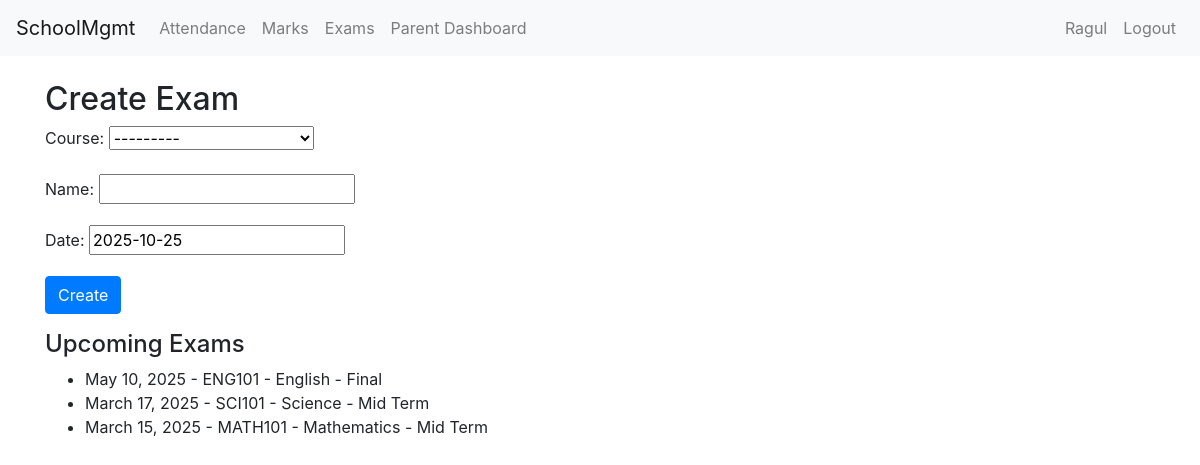
The page /exam/create/ (signed in) on the database its author committed.
### core/models.py (models this page shows, shortened)
class Course(models.Model):
    code = models.CharField(max_length=20, unique=True)
    name = models.CharField(max_length=200)
    teacher = models.ForeignKey(Teacher, on_delete=models.SET_NULL, null=True, blank=True, related_name="courses")
    def __str__(self):
        return f"{self.code} - {self.name}"

class Exam(models.Model):
    course = models.ForeignKey(Course, on_delete=models.CASCADE, related_name="exams")
    name = models.CharField(max_length=200)
    date = models.DateField(default=timezone.now)

### core/views.py (the view)
# urls.py: path("exam/create/", views.exam_create, name="exam_create"),
@login_required
def exam_create(request):
    if request.method == "POST":
        form = ExamForm(request.POST)
        if form.is_valid():
            form.save()
            messages.success(request, "Exam created.")
            return redirect("core:exam_create")
    else:
        form = ExamForm()
    exams = Exam.objects.select_related("course").order_by("-date")[:20]
    return render(request, "core/exam_create.html", {"form": form, "exams": exams})

### core/forms.py
class ExamForm(forms.ModelForm):
    class Meta:
        model = Exam
        fields = ["course", "name", "date"]

### core/templates/core/exam_create.html
{% extends "core/base.html" %}
{% block content %}
<h2>Create Exam</h2>
<form method="post">{% csrf_token %}
  {{ form.as_p }}
  <button class="btn btn-primary">Create</button>
</form>
<h4 class="mt-3">Upcoming Exams</h4>
<ul>
  {% for e in exams %}
    <li>{{ e.date }} - {{ e.course }} - {{ e.name }}</li>
  {% empty %}
    <li>No exams.</li>
  {% endfor %}
</ul>
{% endblock %}

### core/templates/core/base.html (shortened to what this page needs)
<!DOCTYPE html>
<html>
  <head>
    <link
      href="https://cdn.jsdelivr.net/npm/bootstrap@4.6.2/dist/css/bootstrap.min.css"
      rel="stylesheet"
    />
    {% load static %}
  </head>
  <body>
    <nav class="navbar navbar-expand-lg navbar-light bg-light">
      <a class="navbar-brand" href="{% url 'core:index' %}">SchoolMgmt</a>
      <div class="collapse navbar-collapse">
        <ul class="navbar-nav mr-auto">
          {% if user.is_authenticated %}
          <li class="nav-item">
            <a class="nav-link" href="{% url 'core:attendance_entry' %}"
              >Attendance</a
            >
          </li>
          <li class="nav-item">
            <a class="nav-link" href="{% url 'core:marks_entry' %}">Marks</a>
          </li>
          <li class="nav-item">
            <a class="nav-link" href="{% url 'core:exam_create' %}">Exams</a>
          </li>
          <li class="nav-item">
            <a class="nav-link" href="{% url 'core:parent_dashboard' %}"
              >Parent Dashboard</a
            >
          </li>
          {% endif %}
        </ul>
        <ul class="navbar-nav">
          {% if user.is_authenticated %}
          <li class="nav-item">
            <a class="nav-link" href="#">{{ user.username }}</a>
          </li>
          <li class="nav-item">
            <form
              method="post"
              action="{% url 'logout' %}"
              style="display: inline"
            >
              <button
                type="submit"
                class="btn btn-link nav-link"
                style="padding: 10; border: none; background: none"
              >
                Logout
              </button>
            </form>
          </li>
          {% else %}
          <li class="nav-item">
            <a class="nav-link" href="{% url 'login' %}">Login</a>
          </li>
          {% endif %}
        </ul>
      </div>
    </nav>
    <div class="container mt-4">
       {% block content %}{% endblock %}
    </div>
  </body>
</html>

### rows shown on the page
Exam: date "May 10, 2025", course "ENG101 - English", name "Final"
Exam: date "March 17, 2025", course "SCI101 - Science", name "Mid Term"
Exam: date "March 15, 2025", course "MATH101 - Mathematics", name "Mid Term"

### other values the page prints
{{ user.username }} "Ragul"
